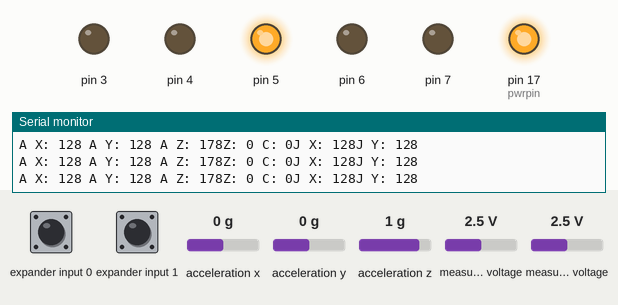
Recording of a sketch running on a simulated Arduino Uno, built with avr-gcc and run on an emulated ATmega328P. On the bench: output pins drawn as LEDs (lit = HIGH), the last lines printed to the serial monitor. Wiring (inferred from the names in the program): Wii Nunchuk at I2C address 0x52. The inputs (shaded band) are chosen by the test bench; at power-on: measured voltage 2.5 V, expander input 0 HIGH, expander input 1 HIGH, acceleration x 0 g, acceleration y 0 g, acceleration z 1 g.

Above: at 1.3 s.
1.4 s: measured voltage (sensor 201) set to 2.3 V
At 1.8 s:
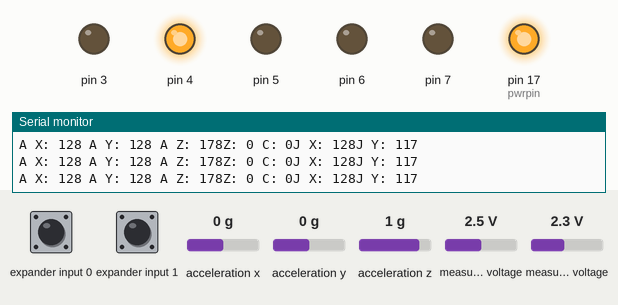
2.9 s: measured voltage (sensor 201) set to 1.2 V
5.9 s: measured voltage (sensor 201) set to 0.9 V
At 7.1 s:
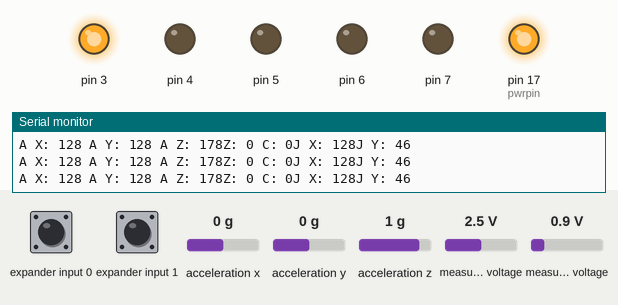
7.4 s: measured voltage (sensor 201) set to 3.8 V
At 7.8 s:
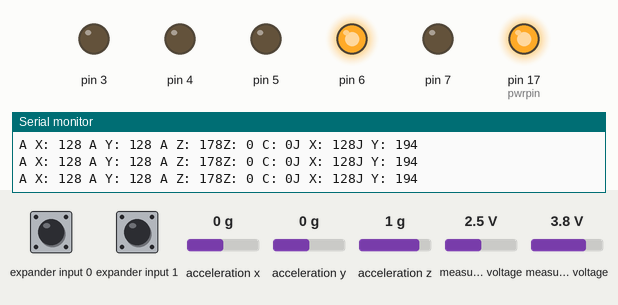
11.9 s: measured voltage (sensor 200) set to 2.1 V
14.9 s: measured voltage (sensor 200) set to 1.8 V
Timing chart, 0 to 17.4 s (numbered marks = the images above; inputs shaded):
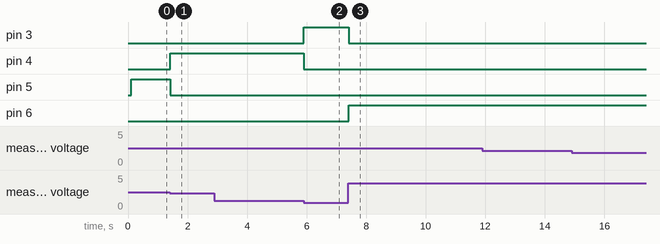

Measured:
- the behaviour switches between 2.5 and 2.4 V on measured voltage (sensor 201) (found by bisection; images 0 and 1)
- the behaviour switches between 1.1 and 1 V on measured voltage (sensor 201) (found by bisection; images 1 and 2)
- after the input at 1.4 s, pin 4: LOW → HIGH at once; pin 5: HIGH → LOW at once
- after the input at 5.9 s, pin 3: LOW → HIGH at once; pin 4: HIGH → LOW at once
- after the input at 7.4 s, pin 3: HIGH → LOW at once; pin 6: LOW → HIGH at once

The sketch:

Wii_Chuck.ino
```cpp
/*
 * WiiChuckDemo --
 *
 * 2008 Tod E. Kurt, http://thingm.com/
 *
 */

#include <Wire.h>
#include "nunchuck_funcs.h"

int loop_cnt=0;

byte accx,accy,zbut,cbut,jxpos,jypos;
int ledPin = 13;


void setup()
{
    Serial.begin(19200);
    nunchuck_setpowerpins();
    nunchuck_init(); // send the initilization handshake
    pinMode(7, OUTPUT);
    pinMode(6, OUTPUT);
    pinMode(5, OUTPUT);
    pinMode(4, OUTPUT);
    pinMode(3, OUTPUT);
    Serial.print("Wii are ready!\n");
}

void loop()
{
    if( loop_cnt > 10 ) {
        loop_cnt = 0;

        nunchuck_get_data();

        accx  = nunchuck_accelx(); // ranges from approx 70 - 182
        accy  = nunchuck_accely(); // ranges from approx 65 - 173
        zbut = nunchuck_zbutton();
        cbut = nunchuck_cbutton();
        jypos = nunchuck_buf[1];
        jxpos = nunchuck_buf[0];
        if (jypos >= 200)
        {
          digitalWrite(7, HIGH);
          digitalWrite(6, LOW);
          digitalWrite(5, LOW);
          digitalWrite(4, LOW);
          digitalWrite(3, LOW);
        }
        else if (jypos > 135 & jypos < 200)
        {
          digitalWrite(7, LOW);
          digitalWrite(6, HIGH);
          digitalWrite(5, LOW);
          digitalWrite(4, LOW);
          digitalWrite(3, LOW);
        }
        else if (jypos >= 125 & jypos <= 135)
        {
          digitalWrite(7, LOW);
          digitalWrite(6, LOW);
          digitalWrite(5, HIGH);
          digitalWrite(4, LOW);
          digitalWrite(3, LOW);
        }
        else if (jypos > 55 & jypos < 135)
        {
          digitalWrite(7, LOW);
          digitalWrite(6, LOW);
          digitalWrite(5, LOW);
          digitalWrite(4, HIGH);
          digitalWrite(3, LOW);
        }
        else if (jypos <= 55)
        {
          digitalWrite(7, LOW);
          digitalWrite(6, LOW);
          digitalWrite(5, LOW);
          digitalWrite(4, LOW);
          digitalWrite(3, HIGH);
        }

        Serial.print("A X: "); Serial.print((byte)accx,DEC);
        Serial.print(" A Y: "); Serial.print((byte)accy,DEC);
        Serial.print(" A Z: "); Serial.print((byte)nunchuck_buf[4],DEC);
        Serial.print("Z: "); Serial.print((byte)zbut,DEC);
        Serial.print(" C: "); Serial.print((byte)cbut,DEC);
        Serial.print("J X: "); Serial.print((byte)nunchuck_buf[0],DEC);
        Serial.print("J Y: "); Serial.print((byte)nunchuck_buf[1],DEC);
        Serial.println("");


        //BUTTON CODE
                if (nunchuck_cbutton() == 1) {
          digitalWrite(9, HIGH);
        }
        else if (nunchuck_cbutton() == 0) {
         digitalWrite(9, LOW);
        }
        /*
        if (nunchuck_zbutton() == 1) {
          digitalWrite(8, HIGH);
        }
        else if (nunchuck_zbutton() == 0) {
         digitalWrite(8, LOW);
        }
        */

    }
        loop_cnt++;
    delay(1);
}
```

nunchuck_funcs.h
```cpp
/*
 * Nunchuck functions  -- Talk to a Wii Nunchuck
 *
 * This library is from the Bionic Arduino course :
 *                          http://todbot.com/blog/bionicarduino/
 *
 * 2007-11 Tod E. Kurt, http://todbot.com/blog/
 *
 * The Wii Nunchuck reading code originally from Windmeadow Labs
 *   http://www.windmeadow.com/node/42
 */

#if (ARDUINO >= 100)
#include <Arduino.h>
#else
#include <WProgram.h>
//#define Wire.write(x) Wire.send(x)
//#define Wire.read() Wire.receive()
#endif


static uint8_t nunchuck_buf[6];   // array to store nunchuck data,

// Uses port C (analog in) pins as power & ground for Nunchuck
static void nunchuck_setpowerpins()
{
#define pwrpin PORTC3
#define gndpin PORTC2
    DDRC |= _BV(pwrpin) | _BV(gndpin);
    PORTC &=~ _BV(gndpin);
    PORTC |=  _BV(pwrpin);
    delay(100);  // wait for things to stabilize
}

// initialize the I2C system, join the I2C bus,
// and tell the nunchuck we're talking to it
static void nunchuck_init()
{
    Wire.begin();                // join i2c bus as master
    Wire.beginTransmission(0x52);// transmit to device 0x52
#if (ARDUINO >= 100)
    Wire.write((uint8_t)0x40);// sends memory address
    Wire.write((uint8_t)0x00);// sends sent a zero.
#else
    Wire.send((uint8_t)0x40);// sends memory address
    Wire.send((uint8_t)0x00);// sends sent a zero.
#endif
    Wire.endTransmission();// stop transmitting
}

// Send a request for data to the nunchuck
// was "send_zero()"
static void nunchuck_send_request()
{
    Wire.beginTransmission(0x52);// transmit to device 0x52
#if (ARDUINO >= 100)
    Wire.write((uint8_t)0x00);// sends one byte
#else
    Wire.send((uint8_t)0x00);// sends one byte
#endif
    Wire.endTransmission();// stop transmitting
}

// Encode data to format that most wiimote drivers except
// only needed if you use one of the regular wiimote drivers
static char nunchuk_decode_byte (char x)
{
    x = (x ^ 0x17) + 0x17;
    return x;
}

// Receive data back from the nunchuck,
// returns 1 on successful read. returns 0 on failure
static int nunchuck_get_data()
{
    int cnt=0;
    Wire.requestFrom (0x52, 6);// request data from nunchuck
    while (Wire.available ()) {
        // receive byte as an integer
#if (ARDUINO >= 100)
        nunchuck_buf[cnt] = nunchuk_decode_byte( Wire.read() );
#else
        nunchuck_buf[cnt] = nunchuk_decode_byte( Wire.receive() );
#endif
        cnt++;
    }
    nunchuck_send_request();  // send request for next data payload
    // If we recieved the 6 bytes, then go print them
    if (cnt >= 5) {
        return 1;   // success
    }
    return 0; //failure
}

// Print the input data we have recieved
// accel data is 10 bits long
// so we read 8 bits, then we have to add
// on the last 2 bits.  That is why I
// multiply them by 2 * 2
static void nunchuck_print_data()
{
    static int i=0;
    int joy_x_axis = nunchuck_buf[0];
    int joy_y_axis = nunchuck_buf[1];
    int accel_x_axis = nunchuck_buf[2]; // * 2 * 2;
    int accel_y_axis = nunchuck_buf[3]; // * 2 * 2;
    int accel_z_axis = nunchuck_buf[4]; // * 2 * 2;

    int z_button = 0;
    int c_button = 0;

    // byte nunchuck_buf[5] contains bits for z and c buttons
    // it also contains the least significant bits for the accelerometer data
    // so we have to check each bit of byte outbuf[5]
    if ((nunchuck_buf[5] >> 0) & 1)
        z_button = 1;
    if ((nunchuck_buf[5] >> 1) & 1)
        c_button = 1;

    if ((nunchuck_buf[5] >> 2) & 1)
        accel_x_axis += 1;
    if ((nunchuck_buf[5] >> 3) & 1)
        accel_x_axis += 2;

    if ((nunchuck_buf[5] >> 4) & 1)
        accel_y_axis += 1;
    if ((nunchuck_buf[5] >> 5) & 1)
        accel_y_axis += 2;

    if ((nunchuck_buf[5] >> 6) & 1)
        accel_z_axis += 1;
    if ((nunchuck_buf[5] >> 7) & 1)
        accel_z_axis += 2;

    Serial.print(i,DEC);
    Serial.print("\t");

    Serial.print("joy:");
    Serial.print(joy_x_axis,DEC);
    Serial.print(",");
    Serial.print(joy_y_axis, DEC);
    Serial.print("  \t");

    Serial.print("acc:");
    Serial.print(accel_x_axis, DEC);
    Serial.print(",");
    Serial.print(accel_y_axis, DEC);
    Serial.print(",");
    Serial.print(accel_z_axis, DEC);
    Serial.print("\t");

    Serial.print("but:");
    Serial.print(z_button, DEC);
    Serial.print(",");
    Serial.print(c_button, DEC);

    Serial.print("\r\n");  // newline
    i++;
}

// returns zbutton state: 1=pressed, 0=notpressed
static int nunchuck_zbutton()
{
    return ((nunchuck_buf[5] >> 0) & 1) ? 0 : 1;  // voodoo
}

// returns zbutton state: 1=pressed, 0=notpressed
static int nunchuck_cbutton()
{
    return ((nunchuck_buf[5] >> 1) & 1) ? 0 : 1;  // voodoo
}

// returns value of x-axis joystick
static int nunchuck_joyx()
{
    return nunchuck_buf[0];
}

// returns value of y-axis joystick
static int nunchuck_joyy()
{
    return nunchuck_buf[1];
}

// returns value of x-axis accelerometer
static int nunchuck_accelx()
{
    return nunchuck_buf[2];   // FIXME: this leaves out 2-bits of the data
}

// returns value of y-axis accelerometer
static int nunchuck_accely()
{
    return nunchuck_buf[3];   // FIXME: this leaves out 2-bits of the data
}

// returns value of z-axis accelerometer
static int nunchuck_accelz()
{
    return nunchuck_buf[4];   // FIXME: this leaves out 2-bits of the data
}
```
